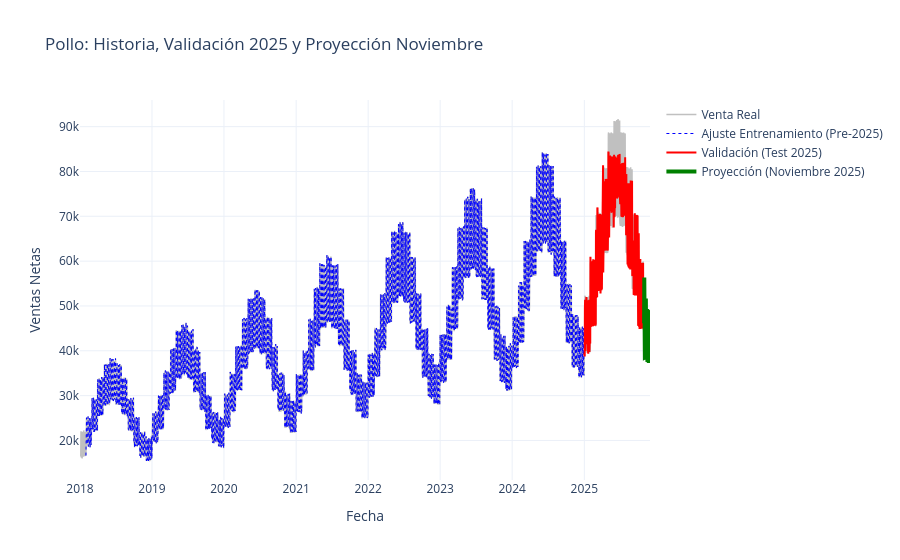

The notebook cell this image was saved under:
### Markdown cell above
## 7. División Pre-2025 / Test 2025 y proyección de Noviembre

Entrena con todo lo anterior a 2025, valida con enero–octubre de 2025 y proyecta 30 días recursivamente. Exporta a Excel.

### 7.1 Pollo

### Code cell
import pandas as pd
import numpy as np
import plotly.graph_objects as go
import xgboost as xgb
from pathlib import Path
from datetime import timedelta

# --- 1. CARGA Y PREPARACIÓN ---
ARCHIVO = BASE / "ventas_diarias_carne_pollo_143k_filas.xlsx"

Df = pd.read_excel(ARCHIVO, sheet_name="DATA")
NewDf = Df.copy()
NewDf["Fecha"] = pd.to_datetime(NewDf["Fecha"])
NewDf = NewDf[NewDf["Producto"] == "Pollo"] 
pw_clean = NewDf.groupby("Fecha")["Ventas_Netas"].sum().to_frame()
pw_clean.sort_index(inplace=True)

def create_features(df):
    df = df.copy()
    df['día'] = df.index.day
    df['díadelasemana'] = df.index.dayofweek
    df['mes'] = df.index.month
    df['trimestre'] = df.index.quarter
    df['año'] = df.index.year
    df['díadelaño'] = df.index.dayofyear
    return df

def add_lags(df):
    df = df.copy()
    for lag in [1, 7, 14, 30]:
        df[f'Ventas_Netas_lag{lag}'] = df['Ventas_Netas'].shift(lag)
    df['Ventas_Netas_rolling7']  = df['Ventas_Netas'].shift(1).rolling(7).mean()
    df['Ventas_Netas_rolling30'] = df['Ventas_Netas'].shift(1).rolling(30).mean()
    return df

features = ['día', 'díadelasemana', 'mes', 'trimestre', 'año', 'díadelaño',
            'Ventas_Netas_lag1', 'Ventas_Netas_lag7', 'Ventas_Netas_lag14', 'Ventas_Netas_lag30', 
            'Ventas_Netas_rolling7', 'Ventas_Netas_rolling30']

# --- 3. DIVISIÓN DE DATOS Y ENTRENAMIENTO ---
# Preparamos toda la data con lags
full_data = add_lags(create_features(pw_clean)).dropna()

train_data = full_data[full_data.index < '2025-01-01']
test_data = full_data[full_data.index >= '2025-01-01']

xgb_reg = xgb.XGBRegressor(n_estimators=1000, max_depth=12, learning_rate=0.3, random_state=42)
xgb_reg.fit(train_data[features], train_data['Ventas_Netas'])

# Predicciones para la gráfica
train_preds = xgb_reg.predict(train_data[features])
test_preds = xgb_reg.predict(test_data[features])

# --- 4. PROYECCIÓN FUTURA (NOVIEMBRE 2025) ---
df_proy = pw_clean.copy()
ultima_fecha_real = pw_clean.index.max()

for _ in range(30):
    nueva_fecha = df_proy.index.max() + timedelta(days=1)
    df_proy.loc[nueva_fecha, 'Ventas_Netas'] = np.nan
    
    temp = add_lags(create_features(df_proy))
    X_f = temp.loc[[nueva_fecha], features]
    
    pred = xgb_reg.predict(X_f)[0]
    df_proy.loc[nueva_fecha, 'Ventas_Netas'] = max(0, pred)

proyeccion_nov = df_proy.loc[df_proy.index > ultima_fecha_real].copy()

# --- 5. GRÁFICA PROFESIONAL ---
fig = go.Figure()

# 1. Historia Real (Todo lo que está en el Excel)
fig.add_trace(go.Scatter(x=pw_clean.index, y=pw_clean['Ventas_Netas'],
                         name='Venta Real', line=dict(color='silver', width=1.5)))

# 2. Ajuste de Entrenamiento (Hasta Dic 2024)
fig.add_trace(go.Scatter(x=train_data.index, y=train_preds,
                         name='Ajuste Entrenamiento (Pre-2025)', line=dict(color='blue', width=1, dash='dot')))

# 3. Testeo / Validación (Enero - Octubre 2025)
# Conectamos con el último punto de entrenamiento para que sea continua
fig.add_trace(go.Scatter(x=test_data.index, y=test_preds,
                         name='Validación (Test 2025)', line=dict(color='red', width=2)))


ultimo_real = pw_clean.tail(1)
x_p = pd.concat([ultimo_real.index.to_series(), proyeccion_nov.index.to_series()])
y_p = pd.concat([ultimo_real['Ventas_Netas'], proyeccion_nov['Ventas_Netas']])

fig.add_trace(go.Scatter(x=x_p, y=y_p,
                         name='Proyección (Noviembre 2025)', line=dict(color='green', width=4)))

# Configuración de Layout
fig.update_layout(
    title="Pollo: Historia, Validación 2025 y Proyección Noviembre",
    xaxis_title="Fecha", yaxis_title="Ventas Netas",
    template="plotly_white", hovermode="x unified"
)


fig.show()
# --- 7. CONSOLIDACIÓN Y EXPORTACIÓN A EXCEL ---
df_export = pw_clean.copy()
df_export.columns = ['Venta_Real']

df_export.loc[train_data.index, 'Entrenamiento_Ajuste'] = train_preds

df_export.loc[test_data.index, 'Validacion_Test_2025'] = test_preds

# 4. Agregamos la proyección de Noviembre (El futuro)
for fecha_f in proyeccion_nov.index:
    df_export.loc[fecha_f, 'Proyeccion_Noviembre'] = proyeccion_nov.loc[fecha_f, 'Ventas_Netas']

df_export = df_export.round(0)

nombre_final_excel = "Analisis_Final_Ventas_Pollo.xlsx"
df_export.to_excel(nombre_final_excel, index_label='Fecha')

print("Excel generado con éxito")
print(f"📁 Nombre: {nombre_final_excel}")
print(f"Columnas incluidas: Venta_Real, Entrenamiento_Ajuste, Validacion_Test_2025, Proyeccion_Noviembre")
import pickle
with open('model.pkl', 'wb') as f:
    pickle.dump(xgb_reg, f)

### Figure 1 — Plotly figure (JSON) as saved in the notebook; plotly's stock layout.template omitted (floating-point values rounded to 4 significant figures; data arrays with more than 128 entries replaced by an {"elided": "..."} marker saying what was removed)
{"data": [{"line": {"color": "silver", "width": 1.5}, "name": "Venta Real", "type": "scatter", "x": {"elided": "2861 str values"}, "y": {"elided": "2861 float values"}}, {"line": {"color": "blue", "dash": "dot", "width": 1}, "name": "Ajuste Entrenamiento (Pre-2025)", "type": "scatter", "x": {"elided": "2527 str values"}, "y": {"elided": "2527 float values"}}, {"line": {"color": "red", "width": 2}, "name": "Validación (Test 2025)", "type": "scatter", "x": {"elided": "304 str values"}, "y": {"elided": "304 float values"}}, {"line": {"color": "green", "width": 4}, "name": "Proyección (Noviembre 2025)", "type": "scatter", "x": ["2025-10-31T00:00:00.000000000", "2025-11-01T00:00:00.000000000", "2025-11-02T00:00:00.000000000", "2025-11-03T00:00:00.000000000", "2025-11-04T00:00:00.000000000", "2025-11-05T00:00:00.000000000", "2025-11-06T00:00:00.000000000", "2025-11-07T00:00:00.000000000", "2025-11-08T00:00:00.000000000", "2025-11-09T00:00:00.000000000", "2025-11-10T00:00:00.000000000", "2025-11-11T00:00:00.000000000", "2025-11-12T00:00:00.000000000", "2025-11-13T00:00:00.000000000", "2025-11-14T00:00:00.000000000", "2025-11-15T00:00:00.000000000", "2025-11-16T00:00:00.000000000", "2025-11-17T00:00:00.000000000", "2025-11-18T00:00:00.000000000", "2025-11-19T00:00:00.000000000", "2025-11-20T00:00:00.000000000", "2025-11-21T00:00:00.000000000", "2025-11-22T00:00:00.000000000", "2025-11-23T00:00:00.000000000", "2025-11-24T00:00:00.000000000", "2025-11-25T00:00:00.000000000", "2025-11-26T00:00:00.000000000", "2025-11-27T00:00:00.000000000", "2025-11-28T00:00:00.000000000", "2025-11-29T00:00:00.000000000", "2025-11-30T00:00:00.000000000"], "y": [46150.0, 56350.0, 55140.0, 38610.0, 38490.0, 38520.0, 38520.0, 40640.0, 51390.0, 51660.0, 39260.0, 38680.0, 38600.0, 38730.0, 41180.0, 49340.0, 48380.0, 37500.0, 38340.0, 38310.0, 38680.0, 41620.0, 48290.0, 48750.0, 37270.0, 38220.0, 38230.0, 38700.0, 41500.0, 48990.0, 49050.0]}], "layout": {"hovermode": "x unified", "title": {"text": "Pollo: Historia, Validación 2025 y Proyección Noviembre"}, "xaxis": {"title": {"text": "Fecha"}}, "yaxis": {"title": {"text": "Ventas Netas"}}}}
